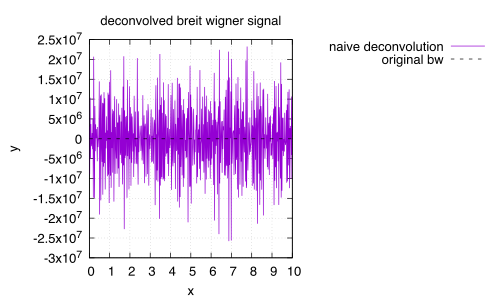

gnuplot code for this plot:
set terminal pdfcairo enhanced font "Helvetica,14"
set output "deconvolved.pdf"

set title "deconvolved breit wigner signal"
set xlabel "x"
set ylabel "y"
set grid
set key outside

plot \
    "deconvolved.dat" using 1:4 with lines title "naive deconvolution", \
    "deconvolved.dat" using 1:2 with lines dashtype 2 lc rgb "black" title "original bw"
